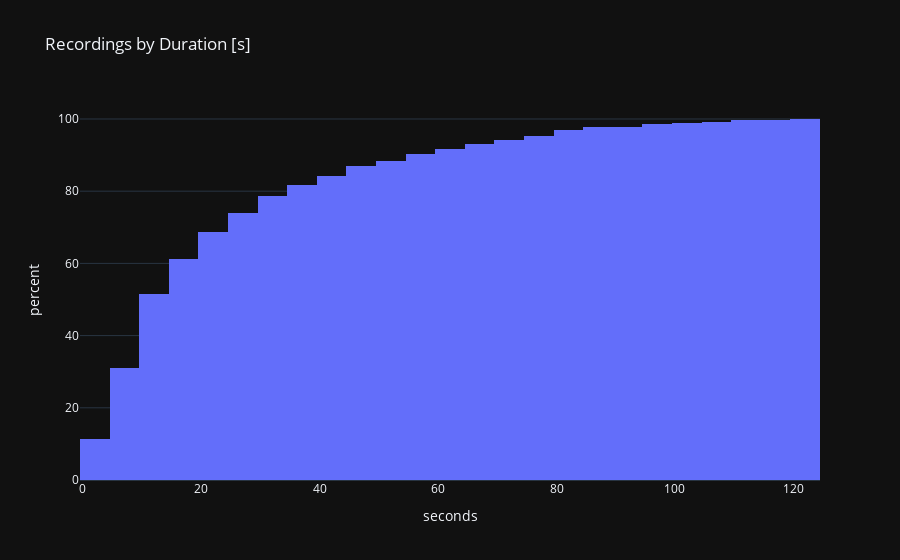

Notebook cell for this chart:
### Code cell
# clean by seconds
def time_to_seconds(time_str):
    minutes, seconds = map(int, time_str.split(':'))
    return minutes * 60 + seconds

df['seconds'] = df['length'].apply(time_to_seconds)
px.histogram(df[df.seconds <= 120], x='seconds', cumulative=True,
             template='plotly_dark', title='Recordings by Duration [s]', histnorm='percent')

### Figure 1 — Plotly figure (JSON) as saved in the notebook; plotly's stock layout.template omitted (floating-point values rounded to 4 significant figures; data arrays with more than 128 entries replaced by an {"elided": "..."} marker saying what was removed)
{"data": [{"alignmentgroup": "True", "bingroup": "x", "cumulative": {"enabled": true}, "histnorm": "percent", "hovertemplate": "seconds=%{x}<br>percent=%{y}<extra></extra>", "legendgroup": "", "marker": {"color": "#636efa", "pattern": {"shape": ""}}, "name": "", "offsetgroup": "", "orientation": "v", "showlegend": false, "type": "histogram", "x": {"elided": "666 int values"}, "xaxis": "x", "yaxis": "y"}], "layout": {"barmode": "relative", "legend": {"tracegroupgap": 0}, "title": {"text": "Recordings by Duration [s]"}, "xaxis": {"anchor": "y", "domain": [0, 1], "title": {"text": "seconds"}}, "yaxis": {"anchor": "x", "domain": [0, 1], "title": {"text": "percent"}}}}
